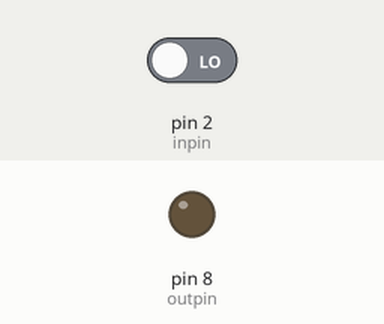
Simulated run of this sketch. Board: Arduino Uno, built with avr-gcc and run on an emulated ATmega328P. Parts: output pins drawn as LEDs (lit = HIGH). Inputs (shaded band) come from the test bench; at power-on: pin 2 (inpin) LOW.

Above: at 1.2 s.
1.3 s: pin 2 (inpin) driven HIGH
At 2.5 s:
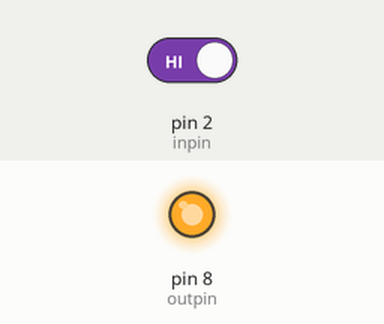
2.8 s: pin 2 (inpin) driven LOW
At 3.8 s:
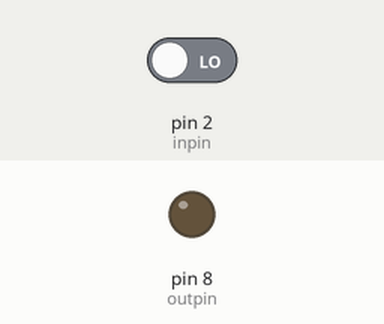
Timing chart, 0 to 5.8 s (numbered marks = the images above; inputs shaded):
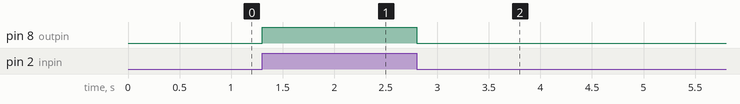

Measured:
- after the input at 1.3 s, pin 8 (outpin): LOW → HIGH at once
- after the input at 2.8 s, pin 8 (outpin): HIGH → LOW at once

The sketch:

2X2LED.ino
```cpp
int inpin = 2;
int outpin = 8;
void setup()
{
  pinMode(2,INPUT);
  pinMode(8,OUTPUT);

}

void loop()
{
    if (digitalRead(inpin)==1)
    {
      digitalWrite(outpin , HIGH);
    }
    else
    {
      digitalWrite(outpin , LOW);
    }
}
```
